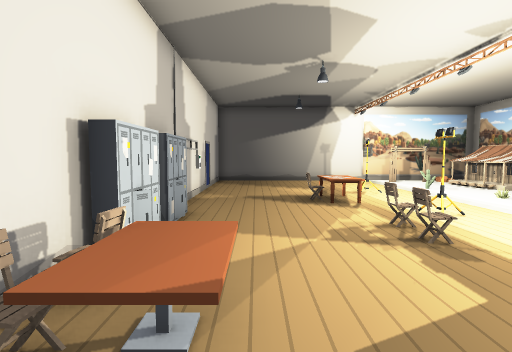
View 1 (above)

14 first-person views from a walk through a 3-D level made in the Unity game engine. The camera is 1.5 m above the floor, tilts 4° down and sees 85° across. The floor is counted in squares, 1.06 m on a side. Each view is taken from the middle of a square. On the plan, view 1 faces up. The plan holds only what a view shows up to about 14 squares ahead; the rest is blank. The place goes on beyond the plan. The player character is not drawn.

View 2
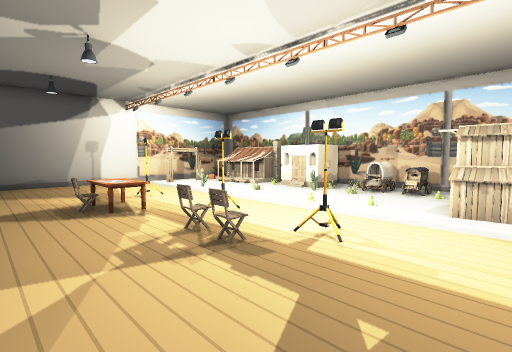

View 3
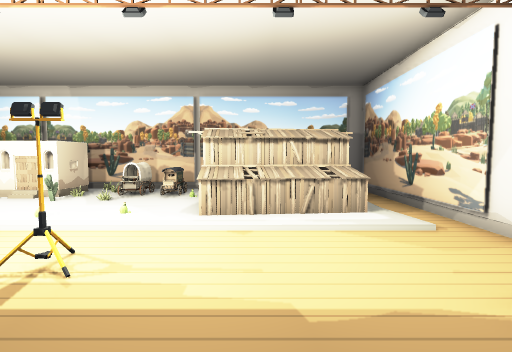

View 4
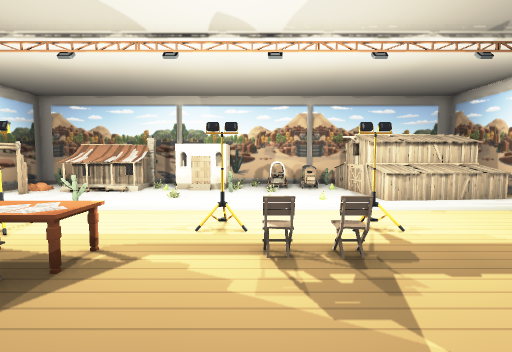

View 5
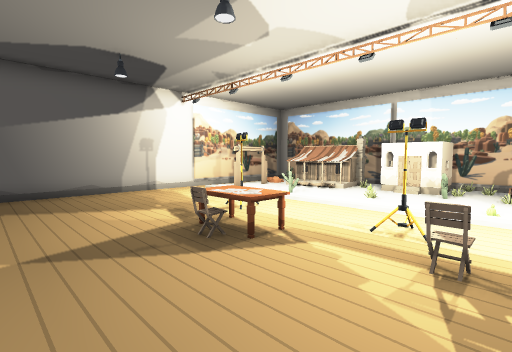

View 6
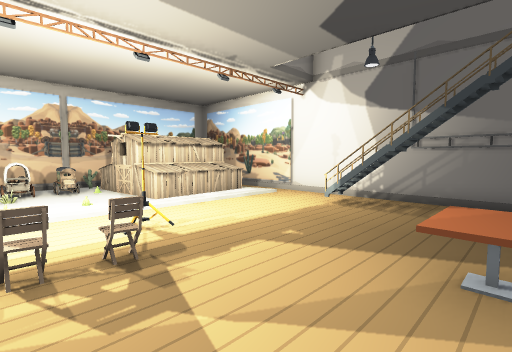

View 7
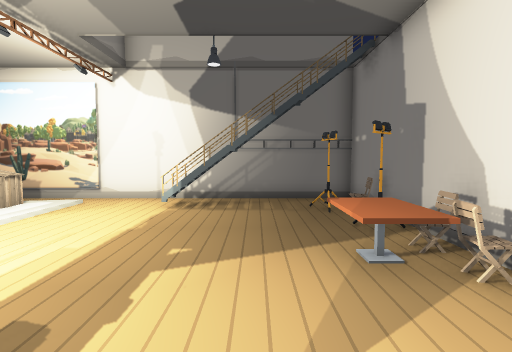

View 8
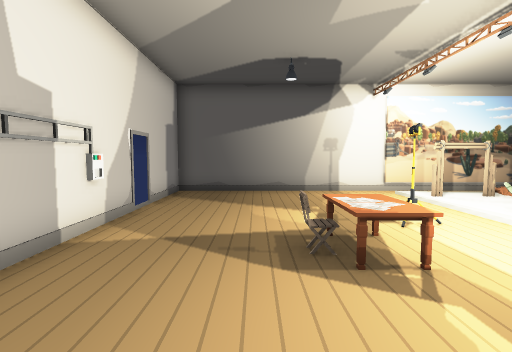

View 9
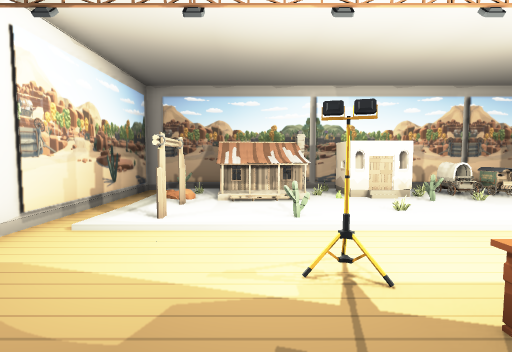

View 10
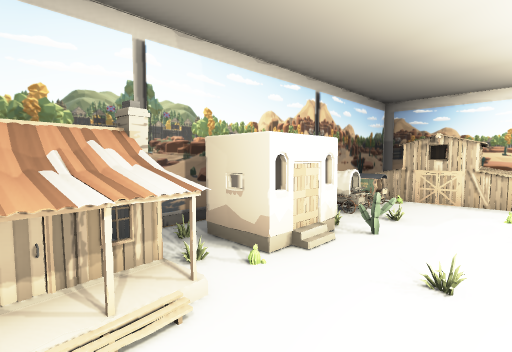

View 11
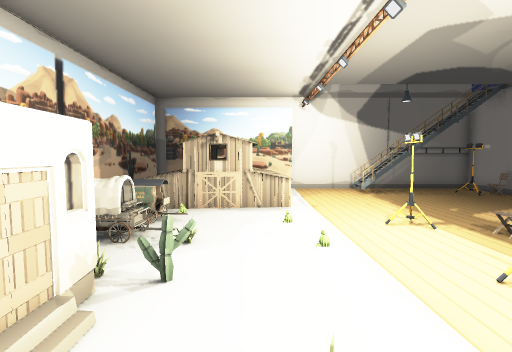

View 12
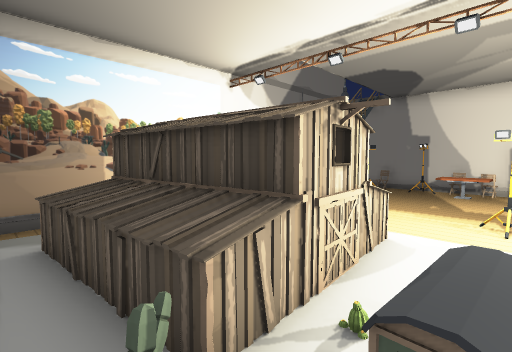

View 13
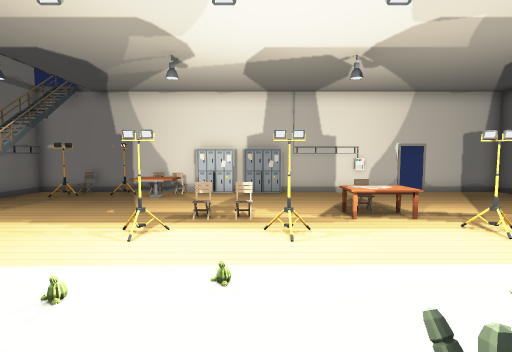

View 14
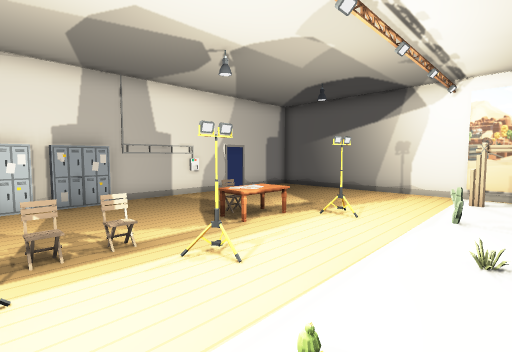

### Floor plan
Key: @ floor where view 1 was taken; # wall or solid block; . main floor; : floor 0.25 m higher than the main floor; / step, stairs or slope; = window, fence, low wall or low ledge; C cabin; A cactus; L locker; H chair; T table; W wagon; O other object.
Columns run from 2 left of view 1 to 13 right of it. Each row starts with its distance up from view 1.
 17 ################
 16 #..............#
 15 #........::::O:#
 14 #........##::O:#
 13 .........::CCCC
 12 #........::CCCC
 11 #.....O..A:CCCC#
 10 #...OO...:::O::#
  9 #...OO...:O:OO:#
  8 #........:::OO:#
  7 #.....O..::AOOO#
  6 L....H...::::O:#
  5 #....H...::OWW:#
  4 L.....O../::OO:#
  3 #HT......::::A=#
  2 HTT......OOOOO:#
  1 #O.......OOOOO:#
  0 #.@......OOOOO:#
 -1 H........OOOOO:#
 -2 #O..OO...::::::#
 -3 #..............#
 -4 ################

Where each view was taken, in squares from view 1:
view 1: 0 up, 0 right, facing up
view 2: 1 up, 0 right, facing up-right
view 3: 1 up, 1 right, facing right
view 4: 6 up, 1 left, facing right
view 5: 5 up, 1 left, facing up-right
view 6: 6 up, 1 left, facing down-right
view 7: 6 up, 1 right, facing down
view 8: 5 up, 1 right, facing up
view 9: 12 up, 1 right, facing right
view 10: 12 up, 7 right, facing down-right
view 11: 10 up, 8 right, facing down
view 12: 4 up, 12 right, facing down-left
view 13: 6 up, 10 right, facing left
view 14: 4 up, 8 right, facing up-left
